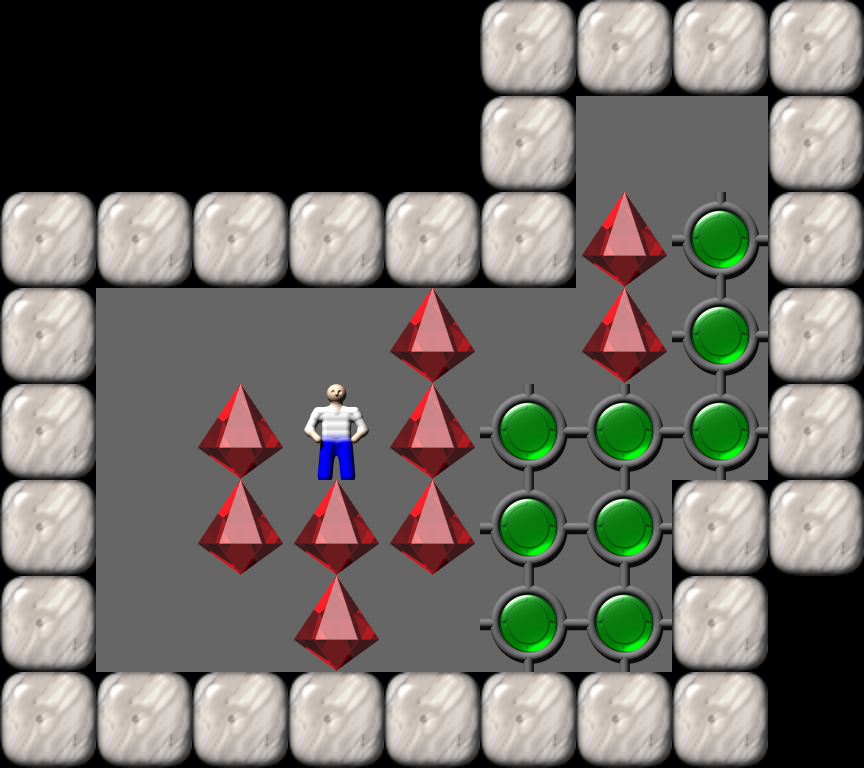

Rendered tile map (Tiled .tmx) drawn with the repository's tilesets; below, a short description and the map source with its tile grids summarised:
An orthogonal 9x8 tile map with 96x96 px tiles, 1 tile layer (Tile Layer 1).

<map version="1.0" orientation="orthogonal" width="9" height="8" tilewidth="96" tileheight="96">
  <properties>
    <property name="Title" value="19" />
  </properties>
  <tileset source="Sokoban.tsx" firstgid="1" />
  <layer name="Tile Layer 1" width="9" height="8">
    <data>[72 cells, 72 non-empty, 6 distinct tile ids]</data>
  </layer>
</map>
